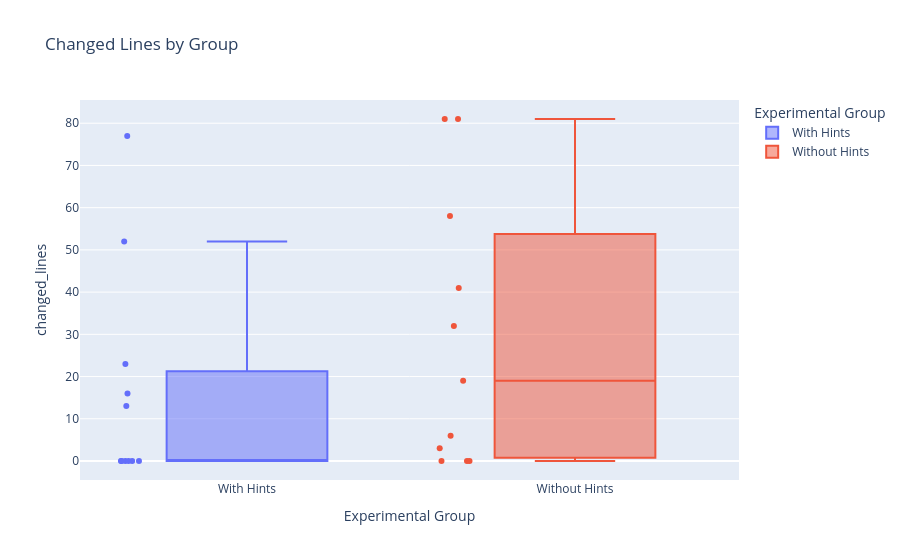

Notebook code for this chart:
### Code cell
fig = px.box(
    evaluations,
    x="group",
    y="changed_lines",
    color="group",
    title="Changed Lines by Group",
    labels={"survivalRate": "Survival Rate (0-1)", "group": "Experimental Group"},
    points="all"
)
fig.show()

### Figure 1 — Plotly figure (JSON) as saved in the notebook; plotly's stock layout.template omitted (floating-point values rounded to 4 significant figures)
{"data": [{"alignmentgroup": "True", "boxpoints": "all", "hovertemplate": "Experimental Group=%{x}<br>changed_lines=%{y}<extra></extra>", "legendgroup": "With Hints", "marker": {"color": "#636efa"}, "name": "With Hints", "notched": false, "offsetgroup": "With Hints", "orientation": "v", "showlegend": true, "type": "box", "x": ["With Hints", "With Hints", "With Hints", "With Hints", "With Hints", "With Hints", "With Hints", "With Hints", "With Hints", "With Hints", "With Hints"], "x0": " ", "xaxis": "x", "y": [0, 0, 16, 77, 0, 13, 0, 0, 52, 0, 23], "y0": " ", "yaxis": "y"}, {"alignmentgroup": "True", "boxpoints": "all", "hovertemplate": "Experimental Group=%{x}<br>changed_lines=%{y}<extra></extra>", "legendgroup": "Without Hints", "marker": {"color": "#EF553B"}, "name": "Without Hints", "notched": false, "offsetgroup": "Without Hints", "orientation": "v", "showlegend": true, "type": "box", "x": ["Without Hints", "Without Hints", "Without Hints", "Without Hints", "Without Hints", "Without Hints", "Without Hints", "Without Hints", "Without Hints", "Without Hints", "Without Hints"], "x0": " ", "xaxis": "x", "y": [32, 3, 81, 0, 41, 0, 58, 19, 81, 0, 6], "y0": " ", "yaxis": "y"}], "layout": {"autosize": true, "boxmode": "overlay", "legend": {"title": {"text": "Experimental Group"}, "tracegroupgap": 0}, "title": {"text": "Changed Lines by Group"}, "xaxis": {"anchor": "y", "autorange": true, "categoryarray": ["With Hints", "Without Hints"], "categoryorder": "array", "domain": [0, 1], "range": [-0.5085, 1.5], "title": {"text": "Experimental Group"}, "type": "category"}, "yaxis": {"anchor": "x", "autorange": true, "domain": [0, 1], "range": [-4.5, 85.5], "title": {"text": "changed_lines"}, "type": "linear"}}}
